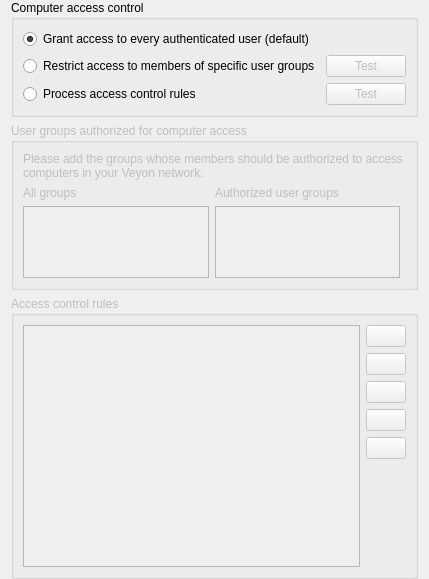
<?xml version="1.0" encoding="UTF-8"?>
<ui version="4.0">
 <class>AccessControlPage</class>
 <widget class="QWidget" name="AccessControlPage">
  <property name="windowTitle">
   <string notr="true">Form</string>
  </property>
  <layout class="QVBoxLayout" name="verticalLayout">
   <property name="topMargin">
    <number>0</number>
   </property>
   <property name="bottomMargin">
    <number>0</number>
   </property>
   <item>
    <widget class="QGroupBox" name="groupBox_19">
     <property name="title">
      <string>Computer access control</string>
     </property>
     <layout class="QGridLayout" name="gridLayout" columnstretch="1,0">
      <item row="2" column="0">
       <widget class="QRadioButton" name="isAccessControlRulesProcessingEnabled">
        <property name="text">
         <string>Process access control rules</string>
        </property>
        <attribute name="buttonGroup">
         <string notr="true">accessControlModeGroup</string>
        </attribute>
       </widget>
      </item>
      <item row="1" column="1">
       <widget class="QPushButton" name="testUserGroupsAccessControlButton">
        <property name="enabled">
         <bool>false</bool>
        </property>
        <property name="text">
         <string>Test</string>
        </property>
        <property name="icon">
         <iconset resource="../resources/configurator.qrc">
          <normaloff>:/configurator/style/icons/check.svg</normaloff>:/configurator/style/icons/check.svg</iconset>
        </property>
       </widget>
      </item>
      <item row="2" column="1">
       <widget class="QPushButton" name="testAccessControlRulesButton">
        <property name="enabled">
         <bool>false</bool>
        </property>
        <property name="text">
         <string>Test</string>
        </property>
        <property name="icon">
         <iconset resource="../resources/configurator.qrc">
          <normaloff>:/configurator/style/icons/check.svg</normaloff>:/configurator/style/icons/check.svg</iconset>
        </property>
       </widget>
      </item>
      <item row="0" column="0">
       <widget class="QRadioButton" name="skipAccessControl">
        <property name="text">
         <string>Grant access to every authenticated user (default)</string>
        </property>
        <property name="checked">
         <bool>true</bool>
        </property>
        <attribute name="buttonGroup">
         <string notr="true">accessControlModeGroup</string>
        </attribute>
       </widget>
      </item>
      <item row="1" column="0">
       <widget class="QRadioButton" name="isAccessRestrictedToUserGroups">
        <property name="text">
         <string>Restrict access to members of specific user groups</string>
        </property>
        <attribute name="buttonGroup">
         <string notr="true">accessControlModeGroup</string>
        </attribute>
       </widget>
      </item>
     </layout>
    </widget>
   </item>
   <item>
    <widget class="QGroupBox" name="groupBox">
     <property name="enabled">
      <bool>false</bool>
     </property>
     <property name="maximumSize">
      <size>
       <width>16777215</width>
       <height>400</height>
      </size>
     </property>
     <property name="title">
      <string>User groups authorized for computer access</string>
     </property>
     <layout class="QGridLayout" name="gridLayout_18">
      <item row="2" column="0">
       <widget class="QListWidget" name="allGroupsList">
        <property name="sizeAdjustPolicy">
         <enum>QAbstractScrollArea::AdjustToContents</enum>
        </property>
        <property name="sortingEnabled">
         <bool>true</bool>
        </property>
       </widget>
      </item>
      <item row="0" column="0" colspan="3">
       <widget class="QLabel" name="label_40">
        <property name="text">
         <string>Please add the groups whose members should be authorized to access computers in your Veyon network.</string>
        </property>
        <property name="wordWrap">
         <bool>true</bool>
        </property>
       </widget>
      </item>
       <item row="1" column="1">
        <widget class="QLabel" name="authorizedUserGroups">
         <property name="text">
          <string>Authorized user groups</string>
         </property>
        </widget>
       </item>
       <item row="2" column="1">
        <widget class="QListWidget" name="accessGroupsList">
        <property name="sizeAdjustPolicy">
         <enum>QAbstractScrollArea::AdjustToContents</enum>
        </property>
        <property name="sortingEnabled">
         <bool>true</bool>
        </property>
       </widget>
      </item>
      <item row="1" column="0">
       <widget class="QLabel" name="label_42">
        <property name="text">
         <string>All groups</string>
        </property>
       </widget>
      </item>

     </layout>
    </widget>
   </item>
   <item>
    <widget class="QGroupBox" name="groupBox_2">
     <property name="enabled">
      <bool>false</bool>
     </property>
     <property name="title">
      <string>Access control rules</string>
     </property>
     <layout class="QGridLayout" name="gridLayout_23">
      <item row="6" column="1">
       <spacer name="verticalSpacer_12">
        <property name="orientation">
         <enum>Qt::Vertical</enum>
        </property>
        <property name="sizeHint" stdset="0">
         <size>
          <width>20</width>
          <height>88</height>
         </size>
        </property>
       </spacer>
      </item>
      <item row="3" column="1">
       <widget class="QPushButton" name="moveAccessControlRuleUpButton">
        <property name="toolTip">
         <string>Move selected rule up</string>
        </property>
        <property name="icon">
         <iconset resource="../resources/configurator.qrc">
          <normaloff>:/configurator/style/icons/arrow_up.svg</normaloff>:/configurator/style/icons/arrow_up.svg</iconset>
        </property>
       </widget>
      </item>
      <item row="2" column="1">
       <widget class="QPushButton" name="editAccessControlRuleButton">
        <property name="toolTip">
         <string>Edit selected rule</string>
        </property>
        <property name="text">
         <string/>
        </property>
        <property name="icon">
         <iconset resource="../resources/configurator.qrc">
          <normaloff>:/configurator/style/icons/edit.svg</normaloff>:/configurator/style/icons/edit.svg</iconset>
        </property>
       </widget>
      </item>
      <item row="0" column="1">
       <widget class="QPushButton" name="addAccessControlRuleButton">
        <property name="toolTip">
         <string>Add access control rule</string>
        </property>
        <property name="text">
         <string/>
        </property>
        <property name="icon">
         <iconset resource="../resources/configurator.qrc">
          <normaloff>:/configurator/style/icons/plus.svg</normaloff>:/configurator/style/icons/plus.svg</iconset>
        </property>
       </widget>
      </item>
      <item row="1" column="1">
       <widget class="QPushButton" name="removeAccessControlRule">
        <property name="toolTip">
         <string>Remove access control rule</string>
        </property>
        <property name="text">
         <string/>
        </property>
        <property name="icon">
         <iconset resource="../resources/configurator.qrc">
          <normaloff>:/configurator/style/icons/trash.svg</normaloff>:/configurator/style/icons/trash.svg</iconset>
        </property>
       </widget>
      </item>
      <item row="0" column="0" rowspan="7">
       <widget class="QListView" name="accessControlRulesView">
        <property name="sizeAdjustPolicy">
         <enum>QAbstractScrollArea::AdjustToContents</enum>
        </property>
        <property name="editTriggers">
         <set>QAbstractItemView::NoEditTriggers</set>
        </property>
       </widget>
      </item>
      <item row="4" column="1">
       <widget class="QPushButton" name="moveAccessControlRuleDownButton">
        <property name="toolTip">
         <string>Move selected rule down</string>
        </property>
        <property name="icon">
         <iconset resource="../resources/configurator.qrc">
          <normaloff>:/configurator/style/icons/arrow_down.svg</normaloff>:/configurator/style/icons/arrow_down.svg</iconset>
        </property>
       </widget>
      </item>
      <item row="5" column="1">
       <widget class="QLabel" name="accessControlRules">
        <property name="text">
         <string/>
        </property>
       </widget>
      </item>
     </layout>
    </widget>
   </item>
  </layout>
 </widget>
 <tabstops>
  <tabstop>skipAccessControl</tabstop>
  <tabstop>isAccessRestrictedToUserGroups</tabstop>
  <tabstop>isAccessControlRulesProcessingEnabled</tabstop>
  <tabstop>testUserGroupsAccessControlButton</tabstop>
  <tabstop>testAccessControlRulesButton</tabstop>
  <tabstop>allGroupsList</tabstop>
   <tabstop>accessGroupsList</tabstop>
  <tabstop>accessControlRulesView</tabstop>
  <tabstop>addAccessControlRuleButton</tabstop>
  <tabstop>removeAccessControlRule</tabstop>
  <tabstop>editAccessControlRuleButton</tabstop>
  <tabstop>moveAccessControlRuleUpButton</tabstop>
  <tabstop>moveAccessControlRuleDownButton</tabstop>
 </tabstops>
 <resources>
  <include location="../../core/resources/core.qrc"/>
  <include location="../resources/configurator.qrc"/>
 </resources>
  <connections>
   <connection>
   <sender>addAccessControlRuleButton</sender>
   <signal>clicked()</signal>
   <receiver>AccessControlPage</receiver>
   <slot>addAccessControlRule()</slot>
   <hints>
    <hint type="sourcelabel">
     <x>935</x>
     <y>580</y>
    </hint>
    <hint type="destinationlabel">
     <x>494</x>
     <y>404</y>
    </hint>
   </hints>
  </connection>
  <connection>
   <sender>removeAccessControlRule</sender>
   <signal>clicked()</signal>
   <receiver>AccessControlPage</receiver>
   <slot>removeAccessControlRule()</slot>
   <hints>
    <hint type="sourcelabel">
     <x>935</x>
     <y>622</y>
    </hint>
    <hint type="destinationlabel">
     <x>494</x>
     <y>404</y>
    </hint>
   </hints>
  </connection>
  <connection>
   <sender>editAccessControlRuleButton</sender>
   <signal>clicked()</signal>
   <receiver>AccessControlPage</receiver>
   <slot>editAccessControlRule()</slot>
   <hints>
    <hint type="sourcelabel">
     <x>935</x>
     <y>665</y>
    </hint>
    <hint type="destinationlabel">
     <x>494</x>
     <y>404</y>
    </hint>
   </hints>
  </connection>
  <connection>
   <sender>moveAccessControlRuleDownButton</sender>
   <signal>clicked()</signal>
   <receiver>AccessControlPage</receiver>
   <slot>moveAccessControlRuleDown()</slot>
   <hints>
    <hint type="sourcelabel">
     <x>935</x>
     <y>749</y>
    </hint>
    <hint type="destinationlabel">
     <x>494</x>
     <y>404</y>
    </hint>
   </hints>
  </connection>
  <connection>
   <sender>moveAccessControlRuleUpButton</sender>
   <signal>clicked()</signal>
   <receiver>AccessControlPage</receiver>
   <slot>moveAccessControlRuleUp()</slot>
   <hints>
    <hint type="sourcelabel">
     <x>935</x>
     <y>707</y>
    </hint>
    <hint type="destinationlabel">
     <x>494</x>
     <y>404</y>
    </hint>
   </hints>
  </connection>
  <connection>
   <sender>isAccessRestrictedToUserGroups</sender>
   <signal>toggled(bool)</signal>
   <receiver>groupBox</receiver>
   <slot>setEnabled(bool)</slot>
   <hints>
    <hint type="sourcelabel">
     <x>494</x>
     <y>114</y>
    </hint>
    <hint type="destinationlabel">
     <x>494</x>
     <y>354</y>
    </hint>
   </hints>
  </connection>
  <connection>
   <sender>isAccessControlRulesProcessingEnabled</sender>
   <signal>toggled(bool)</signal>
   <receiver>groupBox_2</receiver>
   <slot>setEnabled(bool)</slot>
   <hints>
    <hint type="sourcelabel">
     <x>494</x>
     <y>160</y>
    </hint>
    <hint type="destinationlabel">
     <x>494</x>
     <y>660</y>
    </hint>
   </hints>
  </connection>
  <connection>
   <sender>accessControlRulesView</sender>
   <signal>doubleClicked(QModelIndex)</signal>
   <receiver>AccessControlPage</receiver>
   <slot>editAccessControlRule()</slot>
   <hints>
    <hint type="sourcelabel">
     <x>331</x>
     <y>791</y>
    </hint>
    <hint type="destinationlabel">
     <x>983</x>
     <y>527</y>
    </hint>
   </hints>
  </connection>
  <connection>
   <sender>testUserGroupsAccessControlButton</sender>
   <signal>clicked()</signal>
   <receiver>AccessControlPage</receiver>
   <slot>testUserGroupsAccessControl()</slot>
   <hints>
    <hint type="sourcelabel">
     <x>920</x>
     <y>118</y>
    </hint>
    <hint type="destinationlabel">
     <x>986</x>
     <y>114</y>
    </hint>
   </hints>
  </connection>
  <connection>
   <sender>testAccessControlRulesButton</sender>
   <signal>clicked()</signal>
   <receiver>AccessControlPage</receiver>
   <slot>testAccessControlRules()</slot>
   <hints>
    <hint type="sourcelabel">
     <x>933</x>
     <y>167</y>
    </hint>
    <hint type="destinationlabel">
     <x>984</x>
     <y>162</y>
    </hint>
   </hints>
  </connection>
  <connection>
   <sender>isAccessRestrictedToUserGroups</sender>
   <signal>toggled(bool)</signal>
   <receiver>testUserGroupsAccessControlButton</receiver>
   <slot>setEnabled(bool)</slot>
   <hints>
    <hint type="sourcelabel">
     <x>447</x>
     <y>116</y>
    </hint>
    <hint type="destinationlabel">
     <x>914</x>
     <y>116</y>
    </hint>
   </hints>
  </connection>
  <connection>
   <sender>isAccessControlRulesProcessingEnabled</sender>
   <signal>toggled(bool)</signal>
   <receiver>testAccessControlRulesButton</receiver>
   <slot>setEnabled(bool)</slot>
   <hints>
    <hint type="sourcelabel">
     <x>447</x>
     <y>166</y>
    </hint>
    <hint type="destinationlabel">
     <x>914</x>
     <y>166</y>
    </hint>
   </hints>
  </connection>
  <connection>
   <sender>allGroupsList</sender>
   <signal>doubleClicked(QModelIndex)</signal>
   <receiver>AccessControlPage</receiver>
   <slot>addAccessGroup()</slot>
   <hints>
    <hint type="sourcelabel">
     <x>181</x>
     <y>464</y>
    </hint>
    <hint type="destinationlabel">
     <x>357</x>
     <y>484</y>
    </hint>
   </hints>
  </connection>
  <connection>
   <sender>accessGroupsList</sender>
   <signal>doubleClicked(QModelIndex)</signal>
   <receiver>AccessControlPage</receiver>
   <slot>removeAccessGroup()</slot>
   <hints>
    <hint type="sourcelabel">
     <x>534</x>
     <y>464</y>
    </hint>
    <hint type="destinationlabel">
     <x>357</x>
     <y>484</y>
    </hint>
   </hints>
  </connection>
 </connections>
 <slots>
  <slot>addAccessGroup()</slot>
  <slot>removeAccessGroup()</slot>
  <slot>addAccessControlRule()</slot>
  <slot>removeAccessControlRule()</slot>
  <slot>editAccessControlRule()</slot>
  <slot>moveAccessControlRuleUp()</slot>
  <slot>moveAccessControlRuleDown()</slot>
  <slot>testAccessControlRules()</slot>
  <slot>testUserGroupsAccessControl()</slot>
 </slots>
 <buttongroups>
  <buttongroup name="accessControlModeGroup"/>
 </buttongroups>
</ui>
